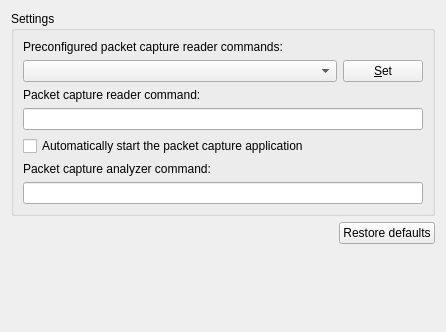
<?xml version="1.0" encoding="UTF-8"?>
<ui version="4.0">
 <class>PacketCapturePreferencesPageWidget</class>
 <widget class="QWidget" name="PacketCapturePreferencesPageWidget">
  <property name="geometry">
   <rect>
    <x>0</x>
    <y>0</y>
    <width>446</width>
    <height>332</height>
   </rect>
  </property>
  <property name="windowTitle">
   <string>Packet capture</string>
  </property>
  <property name="styleSheet">
   <string notr="true">
QWidget {
    background-color: #fae8b7;
    color: #586e75;
}

QToolBar {
    border:0px;
}

QGraphicsView, QTextEdit, QPlainTextEdit, QTreeWidget, QListWidget, QLineEdit, QSpinBox, QComboBox {
    background-color: #fdf6e3;
}

QLabel, QMenu, QStatusBar {
  color: #586e75;
}

QMenuBar::item {
    background-color: #fae8b7;
}

QMenu::item:selected {
    color: #f2f2f2;
    background-color: #383838;
}

QToolButton:hover {
    background-color: #383838;
}

QGroupBox {
    color: #586e75;
    font: bold 12px;
    padding: 15px;
    border-style: none;
}

QAbstractScrollArea::corner {
    background: #fae8b7;
}

QScrollBar::add-page:horizontal, QScrollBar::sub-page:horizontal, QScrollBar::add-page:vertical, QScrollBar::sub-page:vertical {
  background: none;
}

QComboBox {
    selection-color: #f2f2f2;
    selection-background-color: #fae8b7;
}

QComboBox QAbstractItemView {
    background-color: #fdf6e3;
}

QDockWidget, QMenuBar, QPushButton, QToolButton, QTabWidget, QHeaderView::section {
    color: #586e75;
    font: bold 11px;
}

QTabBar {
    color: #586e75;
}

QRadioButton, QCheckBox {
  color: #586e75;
}

QRadioButton::disabled, QCheckBox::disabled {
  color: gray;
}
// bg-color=#fdf6e3
// fg-color=#586e75
// tool-bar=#fae8b7
// selection-bg=#383838 
// selection-fg=#f2f2f2
 </string>
  </property>
  <layout class="QGridLayout" name="gridLayout">
   <item row="0" column="0" colspan="2">
    <widget class="QGroupBox" name="uiSettingsGroupBox">
     <property name="title">
      <string>Settings</string>
     </property>
     <layout class="QGridLayout">
      <item row="5" column="0">
       <widget class="QLabel" name="uiCaptureAnalyzerCommandLabel">
        <property name="text">
         <string>Packet capture analyzer command:</string>
        </property>
       </widget>
      </item>
      <item row="2" column="0" colspan="2">
       <widget class="QLabel" name="uiCaptureReaderCommandLabel">
        <property name="enabled">
         <bool>true</bool>
        </property>
        <property name="text">
         <string>Packet capture reader command:</string>
        </property>
       </widget>
      </item>
      <item row="3" column="0" colspan="2">
       <widget class="QLineEdit" name="uiCaptureReaderCommandLineEdit">
        <property name="toolTip">
         <string>&lt;html&gt;&lt;head/&gt;&lt;body&gt;&lt;p&gt;Command line replacements:&lt;/p&gt;&lt;p&gt;%c = capture file (PCAP format)&lt;/p&gt;&lt;/body&gt;&lt;/html&gt;</string>
        </property>
       </widget>
      </item>
      <item row="4" column="0" colspan="2">
       <widget class="QCheckBox" name="uiAutoStartCheckBox">
        <property name="enabled">
         <bool>true</bool>
        </property>
        <property name="text">
         <string>Automatically start the packet capture application</string>
        </property>
        <property name="checked">
         <bool>false</bool>
        </property>
       </widget>
      </item>
      <item row="0" column="0" colspan="2">
       <widget class="QLabel" name="uiPreconfiguredCaptureReaderCommandLabel">
        <property name="text">
         <string>Preconfigured packet capture reader commands:</string>
        </property>
       </widget>
      </item>
      <item row="1" column="1">
       <widget class="QPushButton" name="uiPreconfiguredCaptureReaderCommandPushButton">
        <property name="sizePolicy">
         <sizepolicy hsizetype="Maximum" vsizetype="Fixed">
          <horstretch>0</horstretch>
          <verstretch>0</verstretch>
         </sizepolicy>
        </property>
        <property name="text">
         <string>&amp;Set</string>
        </property>
       </widget>
      </item>
      <item row="1" column="0">
       <widget class="QComboBox" name="uiPreconfiguredCaptureReaderCommandComboBox"/>
      </item>
      <item row="6" column="0" colspan="2">
       <widget class="QLineEdit" name="uiCaptureAnalyzerCommandLineEdit"/>
      </item>
     </layout>
    </widget>
   </item>
   <item row="1" column="0">
    <spacer name="horizontalSpacer">
     <property name="orientation">
      <enum>Qt::Horizontal</enum>
     </property>
     <property name="sizeHint" stdset="0">
      <size>
       <width>253</width>
       <height>20</height>
      </size>
     </property>
    </spacer>
   </item>
   <item row="1" column="1">
    <widget class="QPushButton" name="uiRestoreDefaultsPushButton">
     <property name="text">
      <string>Restore defaults</string>
     </property>
    </widget>
   </item>
   <item row="2" column="0" colspan="2">
    <spacer name="spacer">
     <property name="orientation">
      <enum>Qt::Vertical</enum>
     </property>
     <property name="sizeHint" stdset="0">
      <size>
       <width>20</width>
       <height>5</height>
      </size>
     </property>
    </spacer>
   </item>
  </layout>
 </widget>
 <resources/>
 <connections/>
</ui>
